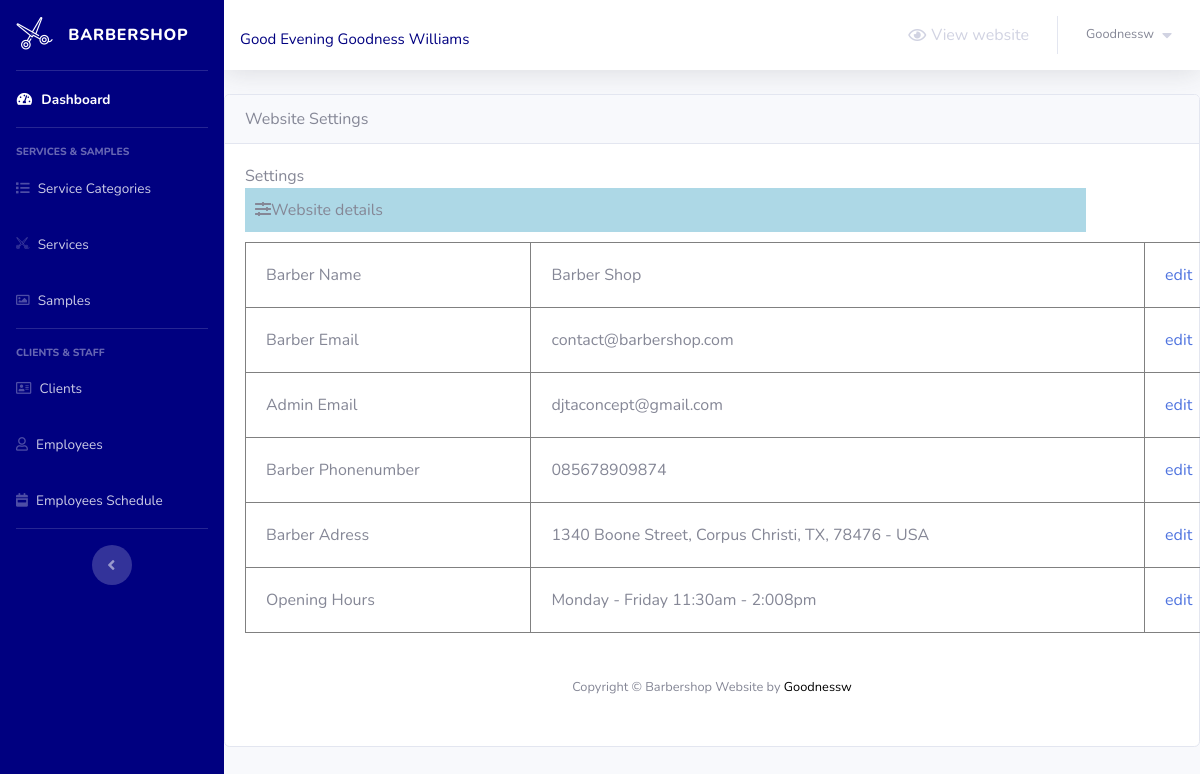
Page /barber-admin/website-settings.php (signed in) on the committed database.
### tables this page shows
CREATE TABLE `barber_admin` (
  `admin_id` int(5) NOT NULL,
  `username` varchar(50) NOT NULL,
  `email` varchar(50) NOT NULL,
  `full_name` varchar(50) NOT NULL,
  `password` varchar(255) NOT NULL
);

CREATE TABLE `website_settings` (
  `option_id` int(5) NOT NULL,
  `option_name` varchar(255) NOT NULL,
  `option_value` varchar(255) NOT NULL
);

### barber-admin/website-settings.php (the view, shortened to what this page needs)
<?php
	if(isset($_SESSION['username_barbershop_Xw211qAAsq4']) && isset($_SESSION['password_barbershop_Xw211qAAsq4']))
	{
		include 'connect.php';
		include 'Includes/templates/header.php';
    $stmt_web_settings = $con->prepare("SELECT * FROM website_settings");
    $stmt_web_settings->execute();
    $web_settings = $stmt_web_settings->fetchAll();
    $barber_name = "";
    $barber_email = "";
    $barber_address = "";
    $barber_phonenumber = "";
    $opening_hours = "";
	$admin_email = "";
    foreach ($web_settings as $option)
    {
        if($option['option_name'] == 'barber_name')
        {
            $barber_name = $option['option_value'];
        }
        elseif($option['option_name'] == 'barber_email')
        {
            $barber_email = $option['option_value'];
        }
        elseif($option['option_name'] == 'barber_phonenumber')
        {
            $barber_phonenumber = $option['option_value'];
        }
        elseif($option['option_name'] == 'barber_address')
        {
            $barber_address = $option['option_value'];
        }
        elseif($option['option_name'] == 'opening_hours')
        {
            $opening_hours = $option['option_value'];
        }
		elseif($option['option_name'] == 'admin_email')
        {
            $admin_email = $option['option_value'];
        }
    }
        ?>
<div class="card">
            	<div class="card-header">
                	Website Settings
           		</div>
                <div class="card-body">
            		<form method="POST" class="website_settings_form" action="website-settings.php">
                   		<div class="panel-">
                        	<div class="panel-header-X">
                                <div class="main-title">
                                    Settings
                                </div>
                            </div>
                            <div class="save-header-X" style="background-color:lightblue; padding:10px;width:90%; margin-bottom: 10px;">
                                <div style="display:flex">
                                    <div class="icon">
                                        <i class="fa fa-sliders-h"></i>
                                    </div>
                                    <div class="title-container">Website details</div>
                                </div>
                            </div>
                            <div class="panel-body-X">
<div class="form-group">
<table border="1" cellspacing="20" cellpadding="20"  style="width:1000px; height:200px;">
<tbody>
	<tr>
		<td>Barber Name</td>
		<td> <?php echo $barber_name; ?></td>
		<td><a href="website-setting-form.php?id=<?php echo '1' ?>"> edit </a></td>
	</tr>
	<tr>
		<td>Barber Email</td>
		<td> <?php echo $barber_email; ?></td>
		<td><a href="website-setting-form.php?id=<?php echo '2' ?>"> edit </a></td>
	</tr>
	<tr>
		<td>Admin Email</td>
		<td> <?php echo $admin_email; ?></td>
		<td><a href="website-setting-form.php?id=<?php echo '3' ?>"> edit </a></td>
	</tr>
	<tr>
		<td>Barber Phonenumber</td>
		<td> <?php echo $barber_phonenumber; ?></td>
		<td><a href="website-setting-form.php?id=<?php echo '4' ?>"> edit </a></td>
	</tr>
	<tr>
		<td>Barber Adress</td>
		<td> <?php echo $barber_address; ?></td>
		<td><a href="website-setting-form.php?id=<?php echo '5' ?>"> edit </a></td>
	</tr>
	<tr>
		<td>Opening Hours</td>
		<td> <?php echo $opening_hours; ?></td>
		<td><a href="website-setting-form.php?id=<?php echo '6' ?>"> edit </a></td>
	</tr>
	<?php
		};
	?></div>
<?php  include 'Includes/templates/footer.php'; ?>

### barber-admin/Includes/templates/header.php (shortened to what this page needs)
<!DOCTYPE html>
<html lang="en">
	<head>
  		<link href="Design/fonts/css/all.min.css" rel="stylesheet" type="text/css">
  		<link href="Design/css/sb-admin-2.min.css" rel="stylesheet">
  		<link href="Design/css/main.css" rel="stylesheet">
  		<link rel="stylesheet" type="text/css" href="Design/fonts/css/all.min.css">
  		<link rel="stylesheet" type="text/css" href="Design/css/barber-icons.css">
	</head>
	<body id="page-top">
  		<div id="wrapper">
			<ul class="navbar-nav bg-gradient-primary sidebar sidebar-dark accordion" id="accordionSidebar">
		  		<a class="sidebar-brand d-flex align-items-center justify-content-center" href="" >
					<div class="sidebar-brand-icon rotate-n-15">
			  			<i class="bs bs-scissors-1"></i>
					</div>
					<div class="sidebar-brand-text mx-3">Barbershop</div>
		  		</a>
		  		<hr class="sidebar-divider my-0">
			  	<li class="nav-item active">
					<a class="nav-link" href="index.php">
				  		<i class="fas fa-fw fa-tachometer-alt"></i>
				  		<span>Dashboard</span>
				  	</a>
			  	</li>
	  			<hr class="sidebar-divider">
	  			<div class="sidebar-heading">
					SERVICES & SAMPLES
	  			</div>
	  			<li class="nav-item">
					<a class="nav-link" href="service-categories.php">
		  				<i class="fas fa-list"></i>
		  				<span>Service Categories</span>
		  			</a>
	  			</li>
	  			<li class="nav-item">
					<a class="nav-link" href="services.php">
		  				<i class="bs bs-scissors-1"></i>
		  				<span>Services</span>
		  			</a>
	  			</li>
	  			<li class="nav-item">
					<a class="nav-link" href="#">
		  				<i class="far fa-image"></i>
		  				<span>Samples</span>
		  			</a>
	  			</li>
	  			<hr class="sidebar-divider">
	  			<div class="sidebar-heading">
					CLIENTS & STAFF
	  			</div>
	  			<li class="nav-item">
					<a class="nav-link" href="clients.php">
		  				<i class="far fa-address-card"></i>
		  				<span>Clients</span>
		  			</a>
	  			</li>
	  			<li class="nav-item">
					<a class="nav-link" href="employees.php">
		  				<i class="far fa-user"></i>
		  				<span>Employees</span>
		  			</a>
	  			</li>
	  			<li class="nav-item">
					<a class="nav-link" href="employees-schedule.php">
		  				<i class="fas fa-calendar-week icon-ver"></i>
		  				<span>Employees Schedule</span>
		  			</a>
	  			</li>
	  			<hr class="sidebar-divider d-none d-md-block">
	  			<div class="text-center d-none d-md-inline">
					<button class="rounded-circle border-0" id="sidebarToggle"></button>
	  			</div>
			</ul>
			<div id="content-wrapper" class="d-flex flex-column">
			  	<div id="content">
					<?php  $id = $_SESSION['admin_id_barbershop_Xw211qAAsq4'];
    $sql = $con->prepare("SELECT * FROM `barber_admin` WHERE `admin_id`= '$id' ");
    $sql->execute();
    $fetch = $sql->fetch();
    $t=date("H");
    if ($t<"10") {
    $greeting =  "Good Morning";
}
    elseif ($t<"15") {
    $greeting = "Good Day";
}
    else {
    $greeting = "Good Evening";
} ?>
					<nav class="navbar navbar-expand navbar-light bg-white topbar mb-4 static-top shadow">
						  <center><h4 class="welcomemssg"><?php echo "$greeting ". $fetch['full_name']?></h4></center>
					  	<ul class="navbar-nav ml-auto">
							<li class="nav-item">
		              			<a class="nav-link" href="../" target="_blank">
		              				<i class="far fa-eye"></i>
		                			<span style="margin-left: 5px;">View website</span>
		              			</a>
		          			</li>
							<li class="nav-item dropdown no-arrow">
					  			<a class="nav-link dropdown-toggle" href="#" id="userDropdown" role="button" data-toggle="dropdown" aria-haspopup="true" aria-expanded="false">
									<span class="mr-2 d-none d-lg-inline text-gray-600 small">
										<?php echo $_SESSION['username_barbershop_Xw211qAAsq4']; ?>
									</span>
									<i class="fas fa-caret-down"></i>
								</a>
							</li>
				  		</ul>
					</nav>

### barber-admin/Includes/templates/header.php (style rules this page uses)
.welcomemssg { color: navy; margin-top: 15px; font-size: 15px !important; }
.bg-gradient-primary { background:navy !important; }

### rows in the picture
barber_admin: full_name "Goodness Williams"
website_settings: option_value "Barber Shop"
website_settings: option_value "contact@barbershop.com"
website_settings: option_value "djtaconcept@gmail.com"
website_settings: option_value "085678909874"
website_settings: option_value "1340 Boone Street, Corpus Christi, TX, 78476 - USA"
website_settings: option_value "Monday - Friday 11:30am - 2:008pm"

### other values in the picture
$greeting "Good Evening"
$_SESSION['username_barbershop_Xw211qAAsq4'] "Goodnessw"
